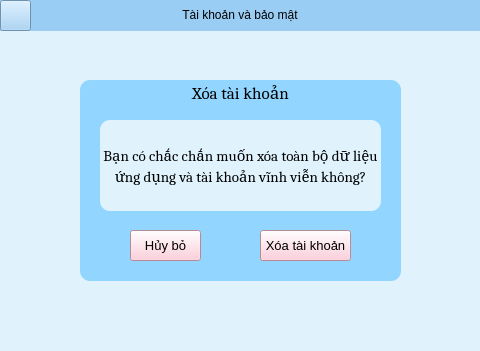
<?xml version="1.0" encoding="UTF-8"?>
<ui version="4.0">
 <class>cdxoataikhoan_form</class>
 <widget class="QMainWindow" name="cdxoataikhoan_form">
  <property name="geometry">
   <rect>
    <x>0</x>
    <y>0</y>
    <width>480</width>
    <height>351</height>
   </rect>
  </property>
  <property name="windowTitle">
   <string>Xóa tài khoản</string>
  </property>
  <property name="styleSheet">
   <string notr="true">background-color: rgb(224, 243, 253);</string>
  </property>
  <widget class="QWidget" name="centralwidget">
   <widget class="QPushButton" name="btn_return">
    <property name="geometry">
     <rect>
      <x>0</x>
      <y>0</y>
      <width>31</width>
      <height>31</height>
     </rect>
    </property>
    <property name="styleSheet">
     <string notr="true">background-color: rgb(154, 205, 244);</string>
    </property>
    <property name="text">
     <string/>
    </property>
    <property name="icon">
     <iconset>
      <normaloff>images/ic_return.png</normaloff>images/ic_return.png</iconset>
    </property>
   </widget>
   <widget class="QLabel" name="label">
    <property name="geometry">
     <rect>
      <x>0</x>
      <y>0</y>
      <width>480</width>
      <height>31</height>
     </rect>
    </property>
    <property name="styleSheet">
     <string notr="true">background-color: rgb(154, 205, 244);
font: 16pt &quot;Cambria&quot;;</string>
    </property>
    <property name="text">
     <string>&lt;html&gt;&lt;head/&gt;&lt;body&gt;&lt;p align=&quot;center&quot;&gt;Tài khoản và bảo mật&lt;/p&gt;&lt;/body&gt;&lt;/html&gt;</string>
    </property>
   </widget>
   <widget class="QLabel" name="lbl_xoatk">
    <property name="geometry">
     <rect>
      <x>80</x>
      <y>80</y>
      <width>321</width>
      <height>201</height>
     </rect>
    </property>
    <property name="font">
     <font>
      <family>Cambria</family>
      <pointsize>13</pointsize>
      <weight>50</weight>
      <italic>false</italic>
      <bold>false</bold>
     </font>
    </property>
    <property name="styleSheet">
     <string notr="true">border-radius:10px;
font: 13pt &quot;Cambria&quot;;
background-color: rgb(146, 214, 255);</string>
    </property>
    <property name="text">
     <string>Xóa tài khoản</string>
    </property>
    <property name="alignment">
     <set>Qt::AlignHCenter|Qt::AlignTop</set>
    </property>
   </widget>
   <widget class="QLabel" name="label_2">
    <property name="geometry">
     <rect>
      <x>100</x>
      <y>120</y>
      <width>281</width>
      <height>91</height>
     </rect>
    </property>
    <property name="font">
     <font>
      <family>Cambria</family>
      <pointsize>11</pointsize>
     </font>
    </property>
    <property name="styleSheet">
     <string notr="true">border-radius:10px;
</string>
    </property>
    <property name="text">
     <string>Bạn có chắc chắn muốn xóa toàn bộ dữ liệu 
ứng dụng và tài khoản vĩnh viễn không?</string>
    </property>
    <property name="alignment">
     <set>Qt::AlignCenter</set>
    </property>
   </widget>
   <widget class="QPushButton" name="btn_huybo">
    <property name="geometry">
     <rect>
      <x>130</x>
      <y>230</y>
      <width>71</width>
      <height>31</height>
     </rect>
    </property>
    <property name="font">
     <font>
      <pointsize>10</pointsize>
     </font>
    </property>
    <property name="styleSheet">
     <string notr="true">background-color: rgb(255, 194, 209);</string>
    </property>
    <property name="text">
     <string>Hủy bỏ</string>
    </property>
   </widget>
   <widget class="QPushButton" name="btn_xoa">
    <property name="geometry">
     <rect>
      <x>260</x>
      <y>230</y>
      <width>91</width>
      <height>31</height>
     </rect>
    </property>
    <property name="font">
     <font>
      <pointsize>10</pointsize>
     </font>
    </property>
    <property name="styleSheet">
     <string notr="true">background-color: rgb(255, 194, 209);</string>
    </property>
    <property name="text">
     <string>Xóa tài khoản</string>
    </property>
   </widget>
   <zorder>label</zorder>
   <zorder>btn_return</zorder>
   <zorder>lbl_xoatk</zorder>
   <zorder>label_2</zorder>
   <zorder>btn_huybo</zorder>
   <zorder>btn_xoa</zorder>
  </widget>
  <widget class="QMenuBar" name="menubar">
   <property name="geometry">
    <rect>
     <x>0</x>
     <y>0</y>
     <width>480</width>
     <height>18</height>
    </rect>
   </property>
  </widget>
  <widget class="QStatusBar" name="statusbar"/>
 </widget>
 <resources/>
 <connections/>
</ui>
